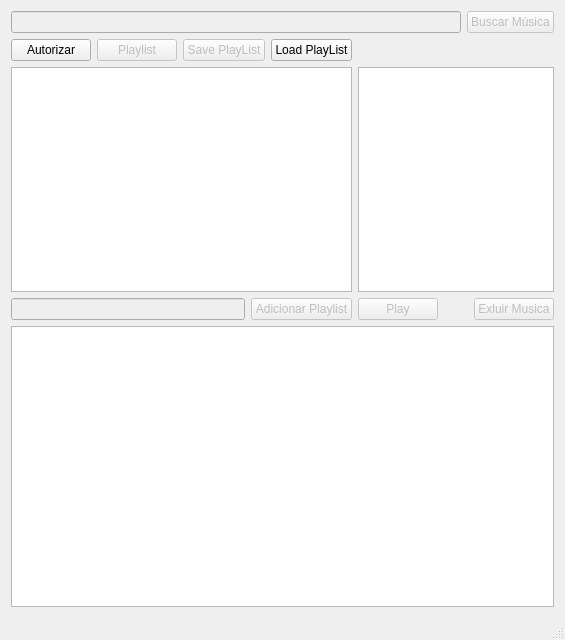
<?xml version="1.0" encoding="UTF-8"?>
<ui version="4.0">
 <class>MainWindow</class>
 <widget class="QMainWindow" name="MainWindow">
  <property name="geometry">
   <rect>
    <x>0</x>
    <y>0</y>
    <width>565</width>
    <height>640</height>
   </rect>
  </property>
  <property name="windowTitle">
   <string>SpotifyApp</string>
  </property>
  <property name="windowIcon">
   <iconset>
    <normaloff>myappico.ico</normaloff>myappico.ico</iconset>
  </property>
  <widget class="QWidget" name="centralWidget">
   <layout class="QVBoxLayout" name="verticalLayout">
    <item>
     <layout class="QHBoxLayout" name="horizontalLayout">
      <item>
       <widget class="QLineEdit" name="lineEditSearch">
        <property name="enabled">
         <bool>false</bool>
        </property>
       </widget>
      </item>
      <item>
       <widget class="QPushButton" name="pushButtonSearchMusicas">
        <property name="enabled">
         <bool>false</bool>
        </property>
        <property name="sizePolicy">
         <sizepolicy hsizetype="Fixed" vsizetype="Fixed">
          <horstretch>0</horstretch>
          <verstretch>0</verstretch>
         </sizepolicy>
        </property>
        <property name="styleSheet">
         <string notr="true"/>
        </property>
        <property name="text">
         <string>Buscar Música</string>
        </property>
       </widget>
      </item>
     </layout>
    </item>
    <item>
     <layout class="QGridLayout" name="gridLayout">
      <item row="0" column="0">
       <layout class="QHBoxLayout" name="horizontalLayout_2">
        <item>
         <widget class="QPushButton" name="pushButtonGrant">
          <property name="sizePolicy">
           <sizepolicy hsizetype="Fixed" vsizetype="Fixed">
            <horstretch>0</horstretch>
            <verstretch>0</verstretch>
           </sizepolicy>
          </property>
          <property name="styleSheet">
           <string notr="true"/>
          </property>
          <property name="text">
           <string>Autorizar</string>
          </property>
         </widget>
        </item>
        <item>
         <widget class="QPushButton" name="pushButtonPlayList">
          <property name="enabled">
           <bool>false</bool>
          </property>
          <property name="styleSheet">
           <string notr="true"/>
          </property>
          <property name="text">
           <string>Playlist</string>
          </property>
         </widget>
        </item>
        <item>
         <widget class="QPushButton" name="pushButtonSavePlayList">
          <property name="enabled">
           <bool>false</bool>
          </property>
          <property name="sizePolicy">
           <sizepolicy hsizetype="Fixed" vsizetype="Fixed">
            <horstretch>0</horstretch>
            <verstretch>0</verstretch>
           </sizepolicy>
          </property>
          <property name="styleSheet">
           <string notr="true"/>
          </property>
          <property name="text">
           <string>Save PlayList</string>
          </property>
         </widget>
        </item>
        <item>
         <spacer name="horizontalSpacer">
          <property name="orientation">
           <enum>Qt::Horizontal</enum>
          </property>
          <property name="sizeHint" stdset="0">
           <size>
            <width>40</width>
            <height>20</height>
           </size>
          </property>
         </spacer>
        </item>
        <item>
         <widget class="QPushButton" name="pushButtonLoadPlayList">
          <property name="enabled">
           <bool>true</bool>
          </property>
          <property name="styleSheet">
           <string notr="true"/>
          </property>
          <property name="text">
           <string>Load PlayList</string>
          </property>
         </widget>
        </item>
       </layout>
      </item>
      <item row="1" column="2">
       <widget class="QListWidget" name="listWidgetMusics"/>
      </item>
      <item row="1" column="0">
       <widget class="QListWidget" name="listWidgetPlayList"/>
      </item>
      <item row="2" column="0">
       <layout class="QHBoxLayout" name="horizontalLayout_4">
        <item>
         <widget class="QLineEdit" name="lineEditAddPlayList">
          <property name="enabled">
           <bool>false</bool>
          </property>
         </widget>
        </item>
        <item>
         <widget class="QPushButton" name="pushButtonAddPlayList">
          <property name="enabled">
           <bool>false</bool>
          </property>
          <property name="sizePolicy">
           <sizepolicy hsizetype="Fixed" vsizetype="Fixed">
            <horstretch>0</horstretch>
            <verstretch>0</verstretch>
           </sizepolicy>
          </property>
          <property name="styleSheet">
           <string notr="true"/>
          </property>
          <property name="text">
           <string>Adicionar Playlist</string>
          </property>
         </widget>
        </item>
       </layout>
      </item>
      <item row="2" column="2">
       <layout class="QHBoxLayout" name="horizontalLayout_3">
        <item>
         <widget class="QPushButton" name="pushButtonPlay">
          <property name="enabled">
           <bool>false</bool>
          </property>
          <property name="styleSheet">
           <string notr="true"/>
          </property>
          <property name="text">
           <string>Play</string>
          </property>
         </widget>
        </item>
        <item>
         <spacer name="horizontalSpacer_2">
          <property name="orientation">
           <enum>Qt::Horizontal</enum>
          </property>
          <property name="sizeHint" stdset="0">
           <size>
            <width>40</width>
            <height>20</height>
           </size>
          </property>
         </spacer>
        </item>
        <item>
         <widget class="QPushButton" name="pushButtonExcluirMusica">
          <property name="enabled">
           <bool>false</bool>
          </property>
          <property name="sizePolicy">
           <sizepolicy hsizetype="Fixed" vsizetype="Fixed">
            <horstretch>0</horstretch>
            <verstretch>0</verstretch>
           </sizepolicy>
          </property>
          <property name="styleSheet">
           <string notr="true"/>
          </property>
          <property name="text">
           <string>Exluir Musica</string>
          </property>
         </widget>
        </item>
       </layout>
      </item>
      <item row="1" column="1">
       <spacer name="horizontalSpacer_3">
        <property name="orientation">
         <enum>Qt::Horizontal</enum>
        </property>
        <property name="sizeHint" stdset="0">
         <size>
          <width>40</width>
          <height>20</height>
         </size>
        </property>
       </spacer>
      </item>
     </layout>
    </item>
    <item>
     <widget class="QPlainTextEdit" name="plainTextEditOutSpotity"/>
    </item>
   </layout>
  </widget>
  <widget class="QStatusBar" name="statusBar"/>
 </widget>
 <layoutdefault spacing="6" margin="11"/>
 <resources/>
 <connections/>
</ui>
